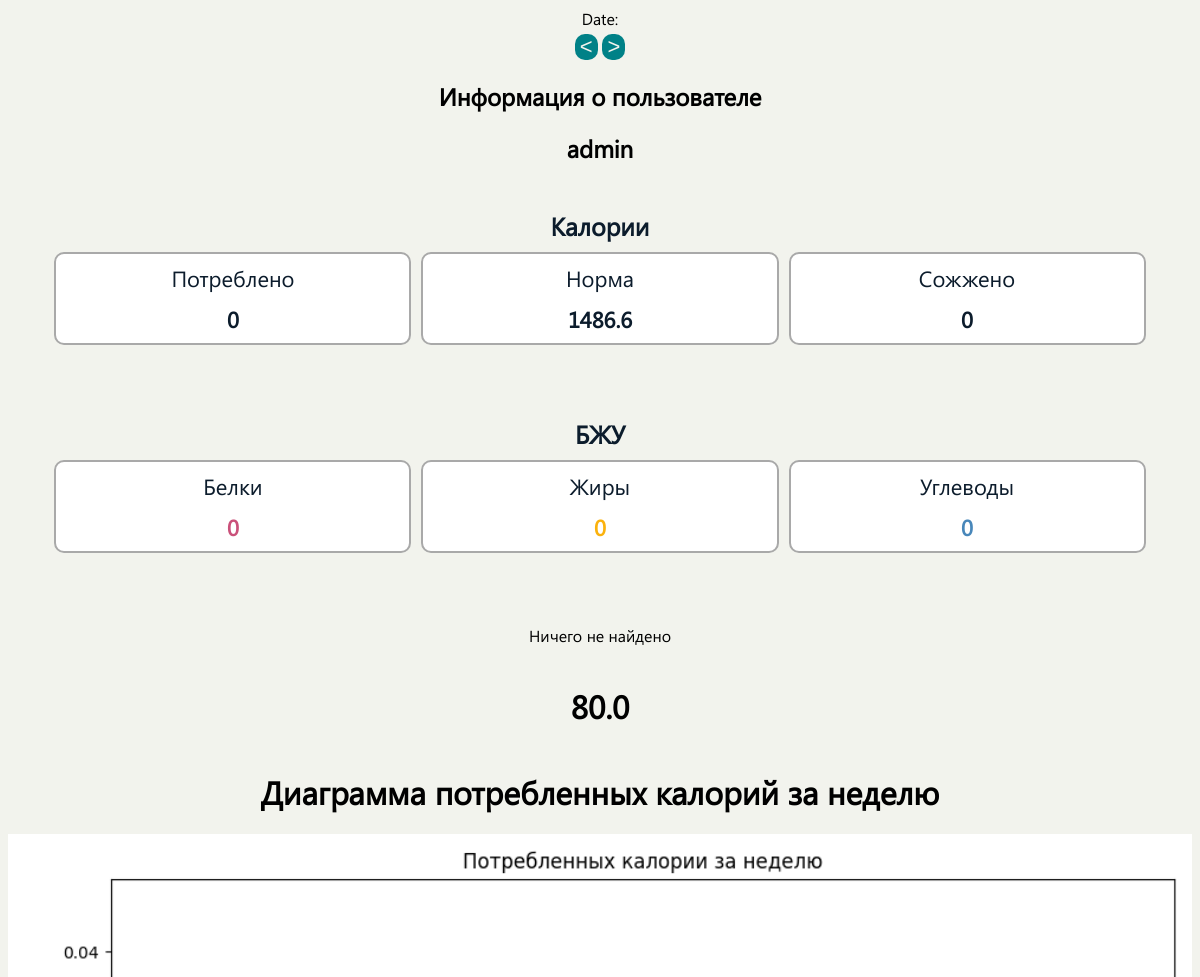
The page /userinfo/2 (signed in, upper part) on the database as committed earlier.
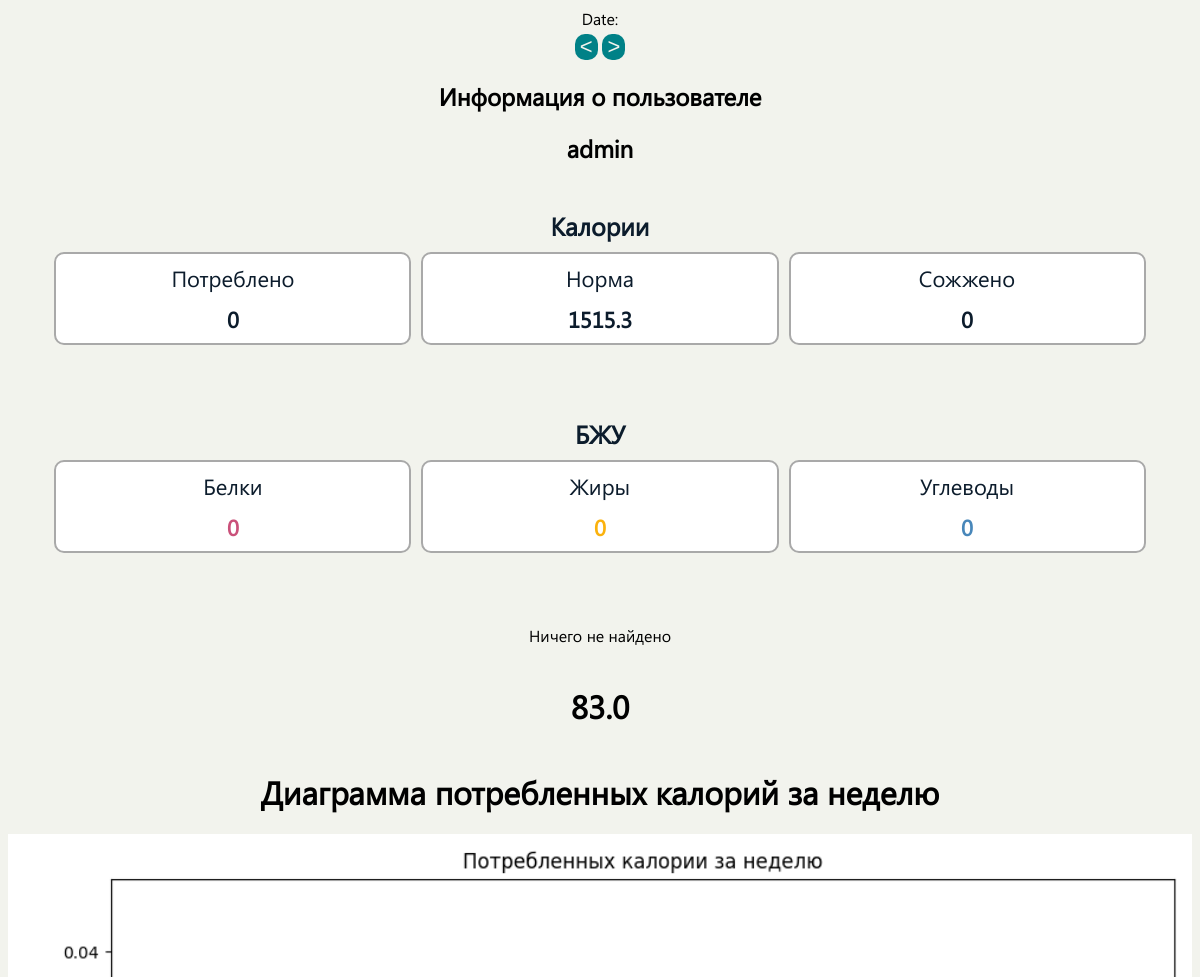
The same page on the database as committed later.
### webflut/models.py (models this page shows, shortened)
class Personal_Inform(models.Model):
    user = models.ForeignKey(User, on_delete=models.CASCADE)  # Add this line
    first_name = models.CharField(max_length=10)
    last_name = models.CharField(max_length=10)
    SEX_CHOICES = [
        ('M', 'Мужской'),
        ('F', 'Женский'),
        ('', ''),
    ]
    sex = models.CharField(max_length=1, choices=SEX_CHOICES, default='')
    date_of_birth = models.FloatField(default=0)
    weight = models.FloatField(default=0)
    height = models.FloatField(default=0)
    GOAL_CHOICES = [
        ('L', 'Снижение веса'),
        ('M', 'Набор веса'),
        ('F', 'Поддержание веса'),
    ]
    goals = models.CharField(max_length=1, choices=GOAL_CHOICES, default='L')
    ACTIVE_CHOICES = [
        ('L', 'Малоактивный'),
        ('M', 'Активный'),
    ]
    active = models.CharField(max_length=1, choices=ACTIVE_CHOICES, default='L')
    class Meta:
        verbose_name = 'Личная Информация'
        verbose_name_plural = 'Личная Информация'

### webflut/views.py (the view)
# urls.py: path('userinfo/<int:user_id>', views.userinfo, name='userinfo'),
@login_required
def userinfo(request, user_id):
    if 'date' in request.GET:
        selected_date = datetime.strptime(request.GET['date'], '%Y-%m-%d').date()
    else:
        selected_date = datetime.now().date()
    if 'move' in request.GET:
        if request.GET['move'] == 'next':
            selected_date += timedelta(days=1)
        elif request.GET['move'] == 'prev':
            selected_date -= timedelta(days=1)
    form = DateForm(initial={"date": selected_date})
    selected_date += timedelta(days=1)
    request.session['selected_date'] = selected_date.strftime('%Y-%m-%d')
    user = User.objects.get(id=user_id)
    breakfast_products = Breakfast_Products.objects.filter(user=user, date__date=selected_date)
    bproducts = [{
        'product': bp.product,
        'weight': bp.weight
    } for bp in breakfast_products]
    lunch_products = Lunch_Products.objects.filter(user=user, date__date=selected_date)
    lproducts = [{
        'product': bp.product,
        'weight': bp.weight
    } for bp in lunch_products]
    dinner_products = Dinner_Products.objects.filter(user=user, date__date=selected_date)
    dproducts = [{
        'product': bp.product,
        'weight': bp.weight
    } for bp in dinner_products]
    snack_products = Snack_Products.objects.filter(user=user, date__date=selected_date)
    sproducts = [{
        'product': bp.product,
        'weight': bp.weight
    } for bp in snack_products]
    personal_info = Personal_Inform.objects.get(user=user)  # получить личную информацию пользователя
    weight = float(personal_info.weight)  # получить вес пользователя и преобразовать в float
    activity_prod = Activities_Add.objects.filter(user=user, date__date=selected_date)
    acttotal_calories = 0  # общее количество сожженных калорий
    activities_and_calories = []
    for activity in activity_prod:
        burned_calories = round(activity.product.met * weight / activity.time, 1)
        acttotal_calories += burned_calories  # добавить к общему количеству
        activities_and_calories.append((activity, burned_calories))
    inf = Personal_Inform.objects.get(user=user)
    if inf.sex == 'M':
        height2 = inf.height
        weight2 = inf.weight
        date_of_birth2 = inf.date_of_birth
        male = round(66.4730 + (5.0033 * height2) + (13.7516 * weight2) - (6.7550 * date_of_birth2), 1)
    else:
        height2 = inf.height
        weight2 = inf.weight
        date_of_birth2 = inf.date_of_birth
        male = round(655.0955 + (1.8496 * height2) + (9.5634 * weight2) - (4.6756 * date_of_birth2), 1)
    bcalories_in = breakfast_products.aggregate(Sum('product__calories_in'))['product__calories_in__sum'] or 0
    bproteins = breakfast_products.aggregate(Sum('product__proteins'))['product__proteins__sum'] or 0
    bfats = breakfast_products.aggregate(Sum('product__fats'))['product__fats__sum'] or 0
    bcarbohydrates = breakfast_products.aggregate(Sum('product__carbohydrates'))['product__carbohydrates__sum'] or 0
    calories_in = lunch_products.aggregate(Sum('product__calories_in'))['product__calories_in__sum'] or 0
    proteins = lunch_products.aggregate(Sum('product__proteins'))['product__proteins__sum'] or 0
    fats = lunch_products.aggregate(Sum('product__fats'))['product__fats__sum'] or 0
    carbohydrates = lunch_products.aggregate(Sum('product__carbohydrates'))['product__carbohydrates__sum'] or 0
    dcalories_in = dinner_products.aggregate(Sum('product__calories_in'))['product__calories_in__sum'] or 0
    dproteins = dinner_products.aggregate(Sum('product__proteins'))['product__proteins__sum'] or 0
    dfats = dinner_products.aggregate(Sum('product__fats'))['product__fats__sum'] or 0
    dcarbohydrates = dinner_products.aggregate(Sum('product__carbohydrates'))['product__carbohydrates__sum'] or 0
    scalories_in = snack_products.aggregate(Sum('product__calories_in'))['product__calories_in__sum'] or 0
    sproteins = snack_products.aggregate(Sum('product__proteins'))['product__proteins__sum'] or 0
    sfats = snack_products.aggregate(Sum('product__fats'))['product__fats__sum'] or 0
    scarbohydrates = snack_products.aggregate(Sum('product__carbohydrates'))['product__carbohydrates__sum'] or 0
    total_calories = bcalories_in + calories_in + dcalories_in + scalories_in
    total_proteins = bproteins + proteins + dproteins + sproteins
    total_carbohydrates = bcarbohydrates + carbohydrates + dcarbohydrates + scarbohydrates
    total_fats = bfats + fats + dfats + sfats
    context = {
        'user': user,
        'form': form,
        'bproducts': bproducts,
        'lproducts': lproducts,
        'dproducts': dproducts,
        'sproducts': sproducts,
        'bcalories_in': bcalories_in,
        'bproteins': bproteins,
        'bfats': bfats,
        'bcarbohydrates': bcarbohydrates,
        'calories_in': calories_in,
        'proteins': proteins,
        'fats': fats,
        'carbohydrates': carbohydrates,
        'dcalories_in': dcalories_in,
        'dproteins': dproteins,
        'dfats': dfats,
        'dcarbohydrates': dcarbohydrates,
        'scalories_in': scalories_in,
        'sproteins': sproteins,
        'sfats': sfats,
        'scarbohydrates': scarbohydrates,
        'total_calories': total_calories,
        'total_proteins': total_proteins,
        'total_carbohydrates': total_carbohydrates,
        'total_fats': total_fats,
        'activity_prod': activity_prod,
        'acttotal_calories': acttotal_calories,
        'activities_and_calories': activities_and_calories,
        'male': male,
        'weight': weight,
    }
    return render(request, 'userinfo.html', context)

### webflut/templates/userinfo.html (shortened to what this page needs)
{% load static %}
{% load pwa %}
<!DOCTYPE html>
<html lang="en">
<head>
    <link href="{% static 'css/Calories Page/calories.css' %}" rel="stylesheet" />
</head>
<body>
    <form method="get">
        {{ form }}
        <div class="row-buttons">
            <button type="submit" name="move" value="prev"><</button>
            <button type="submit" name="move" value="next">></button>
        </div>
    </form>
    <h2>Информация о пользователе</h2>
    <h2 style="margin-block-start: 0em;
    margin-block-end: 0.4em;">{{ user.username }}</h2>
    <div class="block">Калории
        <div class="container">
            <div class="nutrition-div">Потреблено
                <p>{{ total_calories }}</p>
            </div>
            <div class="nutrition-div">Норма
                <p>{{ male }}</p>
            </div>
            <div class="nutrition-div">Сожжено
                <p>{{ acttotal_calories }}</p>
            </div>
        </div>
    </div>
    <div class="block">БЖУ
        <div class="container">
            <div class="nutrition-div">Белки
                <p style="color: #ca517a;">{{ total_proteins }}</p>
            </div>
            <div class="nutrition-div">Жиры
                <p style="color: #fbb20d;">{{ total_fats }}</p>
            </div>
            <div class="nutrition-div">Углеводы
                <p style="color: #4887ba">{{ total_carbohydrates }}</p>
            </div>
        </div>
    </div>
    <div class="content" style="margin-top: 20px;">
        <div class="product-eatings">
            {% for product in bproducts %}
            <div class="product-item">
                <div class="title">
                    <text style="text-decoration: dotted;">{{ product.product.name }}
                        ({{ product.weight }} г.)</text>
                    <text>{{ product.product.calories_in }} ккал</text>
                </div>
                <div class="product-row">
                    <li style="color: #ca517a;">{{ product.product.proteins }} г.</li>
                    <li style="color: #fbb20d;">{{ product.product.fats }} г.</li>
                    <li style="color: #4887ba;">{{ product.product.carbohydrates }} г.</li>
                </div>
                <form method="POST" action="{% url 'remove_from_list'  product.product.id %}">
                    {% csrf_token %}
                    <input type="hidden" name="meal_type" value="breakfast">
                    <input type="submit" value="Удалить">
                </form>
            </div>
            {% empty %}
            <p>Ничего не найдено</p>
            {% endfor %}
        </div>
    </div>
    <h1>{{weight}}</h1>
<h1>Диаграмма потребленных калорий за неделю </h1>
<img src="/static/phototest/{{ user.username }}/chart_1.png" alt="Calories Chart">
    {% include 'footer.html' %}
</body>
</html>

Rows that differ between the two databases and show on the page:
changed Personal_Inform: weight "80.0" → "83.0"
Other text that changed with them:
{{ male }}: "1486.6" → "1515.3"
